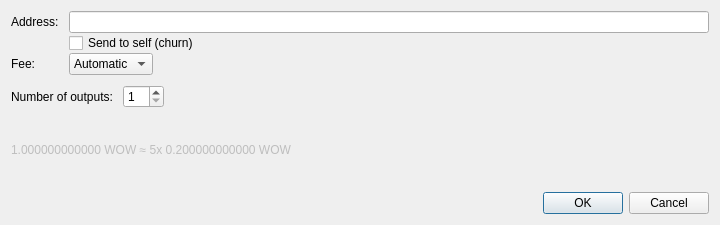
<?xml version="1.0" encoding="UTF-8"?>
<ui version="4.0">
 <class>OutputSweepDialog</class>
 <widget class="QDialog" name="OutputSweepDialog">
  <property name="geometry">
   <rect>
    <x>0</x>
    <y>0</y>
    <width>720</width>
    <height>225</height>
   </rect>
  </property>
  <property name="windowTitle">
   <string>Sweep output</string>
  </property>
  <layout class="QVBoxLayout" name="verticalLayout">
   <property name="spacing">
    <number>10</number>
   </property>
   <item>
    <layout class="QFormLayout" name="formLayout">
     <property name="fieldGrowthPolicy">
      <enum>QFormLayout::ExpandingFieldsGrow</enum>
     </property>
     <property name="verticalSpacing">
      <number>0</number>
     </property>
     <item row="0" column="0">
      <widget class="QLabel" name="label">
       <property name="text">
        <string>Address:</string>
       </property>
      </widget>
     </item>
     <item row="0" column="1">
      <widget class="QLineEdit" name="lineEdit_address">
       <property name="enabled">
        <bool>true</bool>
       </property>
       <property name="minimumSize">
        <size>
         <width>500</width>
         <height>0</height>
        </size>
       </property>
      </widget>
     </item>
     <item row="1" column="1">
      <widget class="QCheckBox" name="checkBox_churn">
       <property name="text">
        <string>Send to self (churn)</string>
       </property>
      </widget>
     </item>
     <item row="2" column="0">
      <widget class="QLabel" name="label_4">
       <property name="text">
        <string>Fee:</string>
       </property>
      </widget>
     </item>
     <item row="2" column="1">
      <widget class="QComboBox" name="combo_feePriority">
       <item>
        <property name="text">
         <string>Automatic</string>
        </property>
       </item>
       <item>
        <property name="text">
         <string>Low</string>
        </property>
       </item>
       <item>
        <property name="text">
         <string>Normal</string>
        </property>
       </item>
       <item>
        <property name="text">
         <string>High</string>
        </property>
       </item>
       <item>
        <property name="text">
         <string>Highest</string>
        </property>
       </item>
      </widget>
     </item>
    </layout>
   </item>
   <item>
    <layout class="QHBoxLayout" name="horizontalLayout_4">
     <item>
      <widget class="QLabel" name="label_2">
       <property name="text">
        <string>Number of outputs:</string>
       </property>
      </widget>
     </item>
     <item>
      <widget class="QSpinBox" name="spinBox_numOutputs">
       <property name="minimum">
        <number>1</number>
       </property>
       <property name="maximum">
        <number>16</number>
       </property>
      </widget>
     </item>
     <item>
      <spacer name="horizontalSpacer_2">
       <property name="orientation">
        <enum>Qt::Horizontal</enum>
       </property>
       <property name="sizeHint" stdset="0">
        <size>
         <width>40</width>
         <height>20</height>
        </size>
       </property>
      </spacer>
     </item>
    </layout>
   </item>
   <item>
    <widget class="QLabel" name="label_split">
     <property name="enabled">
      <bool>false</bool>
     </property>
     <property name="text">
      <string>1.000000000000 WOW ≈ 5x 0.200000000000 WOW</string>
     </property>
     <property name="textInteractionFlags">
      <set>Qt::LinksAccessibleByMouse|Qt::TextSelectableByMouse</set>
     </property>
    </widget>
   </item>
   <item>
    <widget class="QDialogButtonBox" name="buttonBox">
     <property name="orientation">
      <enum>Qt::Horizontal</enum>
     </property>
     <property name="standardButtons">
      <set>QDialogButtonBox::Cancel|QDialogButtonBox::Ok</set>
     </property>
    </widget>
   </item>
  </layout>
 </widget>
 <resources/>
 <connections>
  <connection>
   <sender>buttonBox</sender>
   <signal>accepted()</signal>
   <receiver>OutputSweepDialog</receiver>
   <slot>accept()</slot>
   <hints>
    <hint type="sourcelabel">
     <x>248</x>
     <y>254</y>
    </hint>
    <hint type="destinationlabel">
     <x>157</x>
     <y>274</y>
    </hint>
   </hints>
  </connection>
  <connection>
   <sender>buttonBox</sender>
   <signal>rejected()</signal>
   <receiver>OutputSweepDialog</receiver>
   <slot>reject()</slot>
   <hints>
    <hint type="sourcelabel">
     <x>316</x>
     <y>260</y>
    </hint>
    <hint type="destinationlabel">
     <x>286</x>
     <y>274</y>
    </hint>
   </hints>
  </connection>
 </connections>
</ui>
